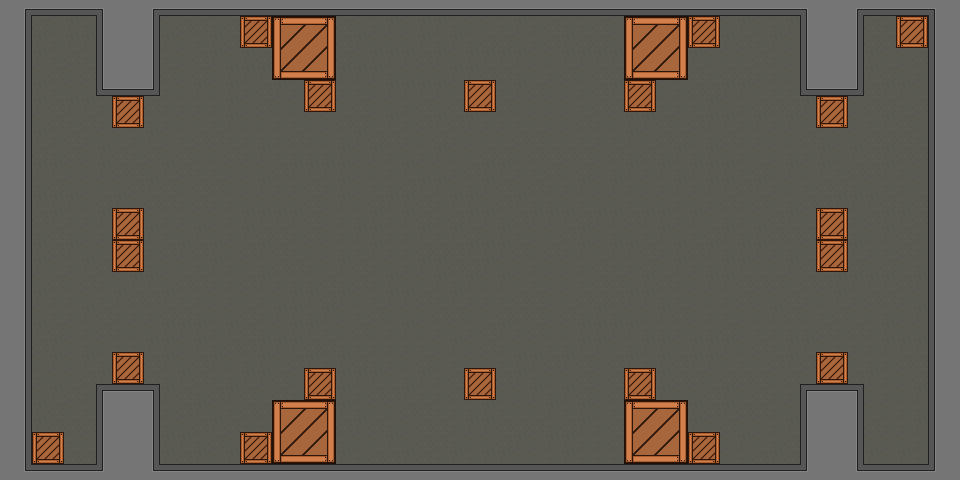

A level layout from a 2D game, rendered from its tile map. Below: a short description, then the map file with tile-grid data replaced by summaries:
An orthogonal 60x30 tile map with 16x16 px tiles, 2 tile layers (ground, obstacles), 2 tilesets and 37 objects (30x collision_full, 3x weaponspawn, 2x team, 2x spawn).

<map version="1.0" orientation="orthogonal" renderorder="right-down" width="60" height="30" tilewidth="16" tileheight="16" nextobjectid="44">
 <properties>
  <property name="ffa" value="true" />
  <property name="name" value="Sniper Range" />
  <property name="team" value="true" />
 </properties>
 <tileset firstgid="1" name="landscapetextures" tilewidth="16" tileheight="16" tilecount="32" columns="8">
  <image source="sprites/landscapetextures.png" width="128" height="64" />
 </tileset>
 <tileset firstgid="33" name="obstaclesSheet" tilewidth="16" tileheight="16" tilecount="128" columns="16">
  <image source="sprites/obstaclesSheet.png" width="256" height="128" />
 </tileset>
 <layer name="ground" width="60" height="30">
  <data>[1800 cells, 1800 non-empty, 4 distinct tile ids]</data>
 </layer>
 <layer name="obstacles" width="60" height="30">
  <data>[1800 cells, 456 non-empty, 52 distinct tile ids]</data>
 </layer>
 <objectgroup name="spawnzones">
  <object id="36" name="Left_Team" type="team" x="48" y="32" width="32" height="384">
   <properties>
    <property name="team_id" value="1" />
   </properties>
  </object>
  <object id="37" name="Right_Team" type="team" x="880" y="64" width="32" height="384">
   <properties>
    <property name="team_id" value="2" />
   </properties>
  </object>
 </objectgroup>
 <objectgroup name="collision">
  <object id="1" name="collision" type="collision_full" x="32" y="0" width="928" height="16">
   <properties>
    <property name="collision_level" value="3" />
   </properties>
  </object>
  <object id="2" name="collision" type="collision_full" x="0" y="0" width="32" height="464">
   <properties>
    <property name="collision_level" value="3" />
   </properties>
  </object>
  <object id="3" name="collision" type="collision_full" x="0" y="464" width="928" height="16">
   <properties>
    <property name="collision_level" value="3" />
   </properties>
  </object>
  <object id="4" name="collision" type="collision_full" x="928" y="16" width="32" height="464">
   <properties>
    <property name="collision_level" value="3" />
   </properties>
  </object>
  <object id="5" name="collision" type="collision_full" x="272" y="400" width="64" height="64">
   <properties>
    <property name="collision_level" value="2" />
   </properties>
  </object>
  <object id="7" name="collision" type="collision_full" x="272" y="16" width="64" height="64">
   <properties>
    <property name="collision_level" value="2" />
   </properties>
  </object>
  <object id="8" name="collision" type="collision_full" x="624" y="16" width="64" height="64">
   <properties>
    <property name="collision_level" value="2" />
   </properties>
  </object>
  <object id="9" name="collision" type="collision_full" x="624" y="400" width="64" height="64">
   <properties>
    <property name="collision_level" value="2" />
   </properties>
  </object>
  <object id="13" name="collision" type="collision_full" x="624" y="80" width="32" height="32">
   <properties>
    <property name="collision_level" value="2" />
   </properties>
  </object>
  <object id="14" name="collision" type="collision_full" x="688" y="16" width="32" height="32">
   <properties>
    <property name="collision_level" value="2" />
   </properties>
  </object>
  <object id="15" name="collision" type="collision_full" x="816" y="96" width="32" height="32">
   <properties>
    <property name="collision_level" value="2" />
   </properties>
  </object>
  <object id="16" name="collision" type="collision_full" x="896" y="16" width="32" height="32">
   <properties>
    <property name="collision_level" value="2" />
   </properties>
  </object>
  <object id="17" name="collision" type="collision_full" x="816" y="352" width="32" height="32">
   <properties>
    <property name="collision_level" value="2" />
   </properties>
  </object>
  <object id="18" name="collision" type="collision_full" x="816" y="208" width="32" height="64">
   <properties>
    <property name="collision_level" value="2" />
   </properties>
  </object>
  <object id="20" name="collision" type="collision_full" x="112" y="208" width="32" height="64">
   <properties>
    <property name="collision_level" value="2" />
   </properties>
  </object>
  <object id="21" name="collision" type="collision_full" x="800" y="16" width="64" height="80">
   <properties>
    <property name="collision_level" value="3" />
   </properties>
  </object>
  <object id="22" name="collision" type="collision_full" x="800" y="384" width="64" height="80">
   <properties>
    <property name="collision_level" value="3" />
   </properties>
  </object>
  <object id="23" name="collision" type="collision_full" x="96" y="384" width="64" height="80">
   <properties>
    <property name="collision_level" value="3" />
   </properties>
  </object>
  <object id="24" name="collision" type="collision_full" x="96" y="16" width="64" height="80">
   <properties>
    <property name="collision_level" value="3" />
   </properties>
  </object>
  <object id="25" name="collision" type="collision_full" x="464" y="80" width="32" height="32">
   <properties>
    <property name="collision_level" value="2" />
   </properties>
  </object>
  <object id="26" name="collision" type="collision_full" x="304" y="80" width="32" height="32">
   <properties>
    <property name="collision_level" value="2" />
   </properties>
  </object>
  <object id="27" name="collision" type="collision_full" x="240" y="16" width="32" height="32">
   <properties>
    <property name="collision_level" value="2" />
   </properties>
  </object>
  <object id="28" name="collision" type="collision_full" x="112" y="96" width="32" height="32">
   <properties>
    <property name="collision_level" value="2" />
   </properties>
  </object>
  <object id="29" name="collision" type="collision_full" x="112" y="352" width="32" height="32">
   <properties>
    <property name="collision_level" value="2" />
   </properties>
  </object>
  <object id="30" name="collision" type="collision_full" x="32" y="432" width="32" height="32">
   <properties>
    <property name="collision_level" value="2" />
   </properties>
  </object>
  <object id="31" name="collision" type="collision_full" x="240" y="432" width="32" height="32">
   <properties>
    <property name="collision_level" value="2" />
   </properties>
  </object>
  <object id="32" name="collision" type="collision_full" x="304" y="368" width="32" height="32">
   <properties>
    <property name="collision_level" value="2" />
   </properties>
  </object>
  <object id="33" name="collision" type="collision_full" x="464" y="368" width="32" height="32">
   <properties>
    <property name="collision_level" value="2" />
   </properties>
  </object>
  <object id="34" name="collision" type="collision_full" x="624" y="368" width="32" height="32">
   <properties>
    <property name="collision_level" value="2" />
   </properties>
  </object>
  <object id="35" name="collision" type="collision_full" x="688" y="432" width="32" height="32">
   <properties>
    <property name="collision_level" value="2" />
   </properties>
  </object>
 </objectgroup>
 <objectgroup name="weaponspawn">
  <object id="41" name="weaponspawn" x="80" y="224" width="32" height="32">
   <properties>
    <property name="rate" value="1" />
    <property name="type" value="awp" />
   </properties>
  </object>
  <object id="42" name="weaponspawn" x="848" y="224" width="32" height="32">
   <properties>
    <property name="rate" value="1" />
    <property name="type" value="awp" />
   </properties>
  </object>
  <object id="43" name="weaponspawn" x="464" y="224" width="32" height="32">
   <properties>
    <property name="rate" value="0.02" />
    <property name="type" value="goldengun" />
   </properties>
  </object>
 </objectgroup>
 <objectgroup name="spawnpoints">
  <!-- 2 objects omitted --></objectgroup>
</map>
<!-- 2 of 37 objects omitted -->
